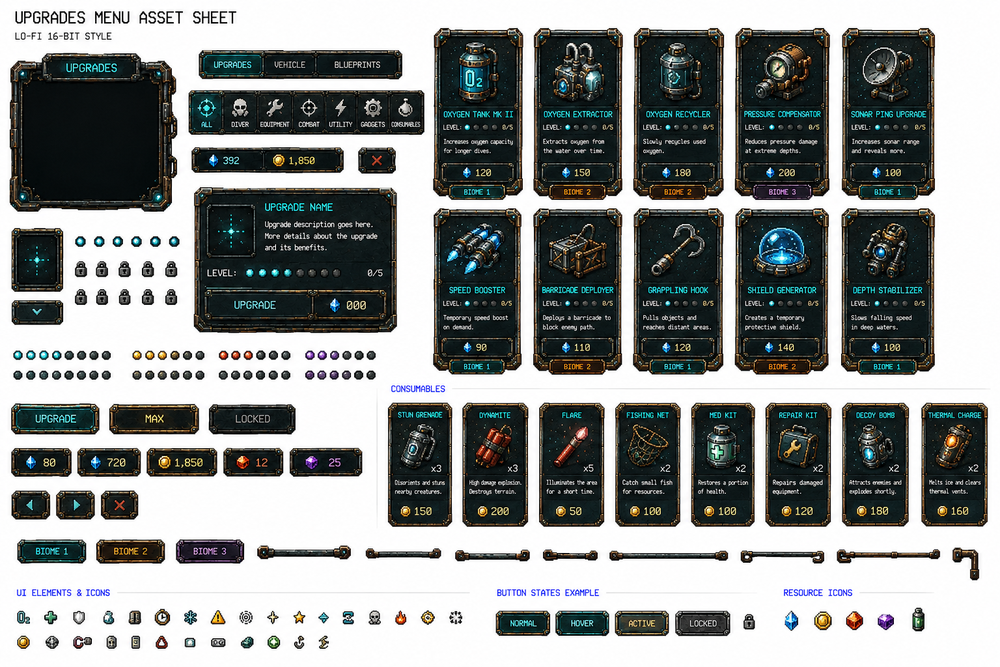
#> input picture assets/bargeshopassets.png, 1000 x 667 px, shrunk from 1536 x 1024 before the run
$ python prepare_magenta_assets.py ../assets/bargeshopassets.png
#> lines starting #> are read from the running program, lines starting #| are printed output that depends on the picture
#!/usr/bin/env python3
"""Create magenta-keyed source-sheet copies for cleaner sprite cropping.

The script only replaces background pixels connected to the sheet border. That
keeps white eyes, highlights, black outlines, and dark interior shadows intact
while turning the removable matte into a pure #ff00ff chroma key.
"""

from __future__ import annotations

import argparse
from collections import Counter, deque
from pathlib import Path
from statistics import median
from typing import Iterable

from PIL import Image


MAGENTA = (255, 0, 255, 255)

DEFAULT_SHEETS = [
    "assets/diverassetswhite.png",
    "assets/shallowfaunawhite.png",
    "assets/deepfaunawhite.png",
    "assets/abyssfaunawhite.png",
    "assets/bargeassetswhite.png",
    "assets/bargeshopassets.png",
    "assets/inventorycargouiassets.png",
    "assets/npcdialogueassets.png",
]


def border_points(width: int, height: int) -> Iterable[tuple[int, int]]:
    for x in range(width):
        yield x, 0
        yield x, height - 1
    for y in range(1, height - 1):
        yield 0, y
        yield width - 1, y


def border_background_color(image: Image.Image) -> tuple[int, int, int]:
    width, height = image.size
    pixels = image.load()
    border = [pixels[x, y][:3] for x, y in border_points(width, height)]

    # Quantize before counting because generated sheets have 252-255 style noise.
    quantized = Counter(tuple(round(channel / 8) * 8 for channel in color) for color in border)
    common = quantized.most_common(10)
    if common:
        dominant = common[0][0]
        close = [color for color in border if color_distance(color, dominant) <= 18]
        if len(close) >= max(24, len(border) // 12):
            return tuple(int(median(channel)) for channel in zip(*close))

    return tuple(int(median(channel)) for channel in zip(*border))


def color_distance(a: tuple[int, int, int], b: tuple[int, int, int]) -> float:
    return sum((a[i] - b[i]) ** 2 for i in range(3)) ** 0.5


def likely_flat_background(color: tuple[int, int, int]) -> bool:
    spread = max(color) - min(color)
    luminance = sum(color) / 3
    return spread <= 36 and (luminance >= 180 or luminance <= 52)


def matte_tolerance(color: tuple[int, int, int], requested: int | None) -> int:
    if requested is not None:
        return requested
    luminance = sum(color) / 3
    return 54 if luminance >= 180 else 34


def create_magenta_copy(source: Path, destination: Path, tolerance: int | None, force: bool) -> tuple[int, int]:
    image = Image.open(source).convert("RGBA")
    width, height = image.size
    pixels = image.load()
    background = border_background_color(image)
    if not force and not likely_flat_background(background):
        raise ValueError(f"border color {background} does not look like a removable matte")

    threshold = matte_tolerance(background, tolerance)
    visited = bytearray(width * height)
    queue: deque[tuple[int, int]] = deque()

    def idx(x: int, y: int) -> int:
        return y * width + x

    def matches_background(x: int, y: int) -> bool:
        r, g, b, a = pixels[x, y]
        if a < 8:
            return True
        return color_distance((r, g, b), background) <= threshold

    for x, y in border_points(width, height):
        i = idx(x, y)
        if not visited[i] and matches_background(x, y):
            visited[i] = 1
            queue.append((x, y))

    keyed = 0
    while queue:
        x, y = queue.popleft()
        pixels[x, y] = MAGENTA
        keyed += 1
        for nx, ny in ((x + 1, y), (x - 1, y), (x, y + 1), (x, y - 1)):
            if nx < 0 or ny < 0 or nx >= width or ny >= height:
                continue
            i = idx(nx, ny)
            if visited[i] or not matches_background(nx, ny):
                continue
            visited[i] = 1
            queue.append((nx, ny))

    destination.parent.mkdir(parents=True, exist_ok=True)
    image.save(destination)
    return keyed, threshold


def parse_args() -> argparse.Namespace:
    parser = argparse.ArgumentParser(description=__doc__)
    parser.add_argument("sources", nargs="*", help="PNG source sheets to convert. Defaults to current white/UI sheets.")
    parser.add_argument("--out-dir", default="assets/magenta", help="Directory for magenta-keyed copies.")
    parser.add_argument("--tolerance", type=int, default=None, help="Override matte color tolerance.")
    parser.add_argument("--force", action="store_true", help="Convert even if the border does not look neutral.")
    parser.add_argument("--overwrite", action="store_true", help="Overwrite source files in place. Use only after reviewing copies.")
    return parser.parse_args()


def main() -> int:
    args = parse_args()
    sources = [Path(path) for path in (args.sources or DEFAULT_SHEETS)]
    out_dir = Path(args.out_dir)
    failures = 0

    for source in sources:
        if not source.exists():
            print(f"skip missing {source}")
            failures += 1
            continue
        destination = source if args.overwrite else out_dir / f"{source.stem}-magenta{source.suffix}"
        try:
            keyed, threshold = create_magenta_copy(source, destination, args.tolerance, args.force)
#> in border_background_color, `border = [pixels[x, y][:3] for x, y in border_points(width, height)]`: border = 3330 items, first 6: (253, 253, 253), (254, 254, 254), (254, 254, 253), (255, 255, 255), (254, 254, 253), (255, 254, 255)
#> in border_background_color, `quantized = Counter(tuple(round(channel / 8) * 8 for channel in color)..`: quantized = {(256, 256, 256): 3330}
#> in border_background_color, `common = quantized.most_common(10)`: common = [((256, 256, 256), 3330)]
#> in border_background_color, `dominant = common[0][0]`: dominant = (256, 256, 256)
#> in border_background_color, `close = [color for color in border if color_distance(color, dominant) ..`: close has the same summary as border
#> in create_magenta_copy, `background = border_background_color(image)`: background = (254, 254, 254)
#> in likely_flat_background, `spread = max(color) - min(color)`: spread = 0
#> in likely_flat_background, `luminance = sum(color) / 3`: luminance = 254
#> in create_magenta_copy, `threshold = matte_tolerance(background, tolerance)`: threshold = 54
#> the loop in create_magenta_copy, `for x, y in border_points(width, height):` made 3330 passes
#> the loop in create_magenta_copy, `while queue:` made 317612 passes
#> (x, y) on passes 4 to 6: (1, 666), (2, 0), (2, 666)
#> in create_magenta_copy, `image.save(destination)`:
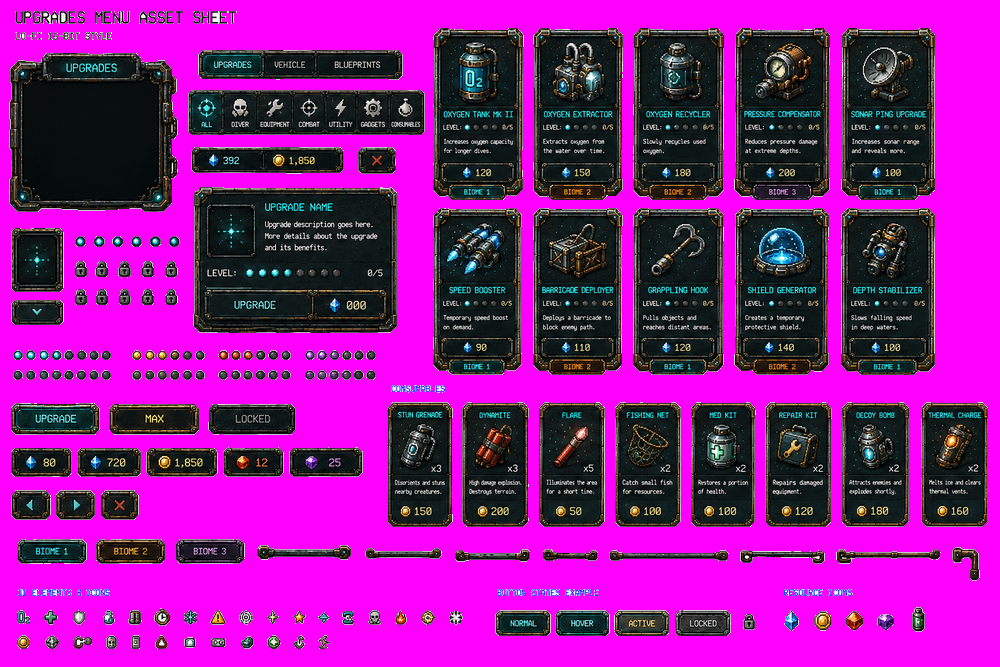
#> saved as bargeshopassets-magenta.png: PIL image 1000x667 RGBA; mean R, G, B, A 143.7, 25.6, 145.7, 255
        except Exception as exc:
            print(f"skip {source}: {exc}")
            failures += 1
            continue
        print(f"{source} -> {destination} ({keyed:,} pixels keyed, tolerance {threshold})")
#| ../assets/bargeshopassets.png -> assets/magenta/bargeshopassets-magenta.png (317,612 pixels keyed, tolerance 54)

    return 1 if failures else 0


if __name__ == "__main__":
    raise SystemExit(main())
#> (the program exits here)

$ run again, with assets/ChatGPT Image May 15, 2026, 11_10_22 PM.png copied over assets/bargeshopassets.png
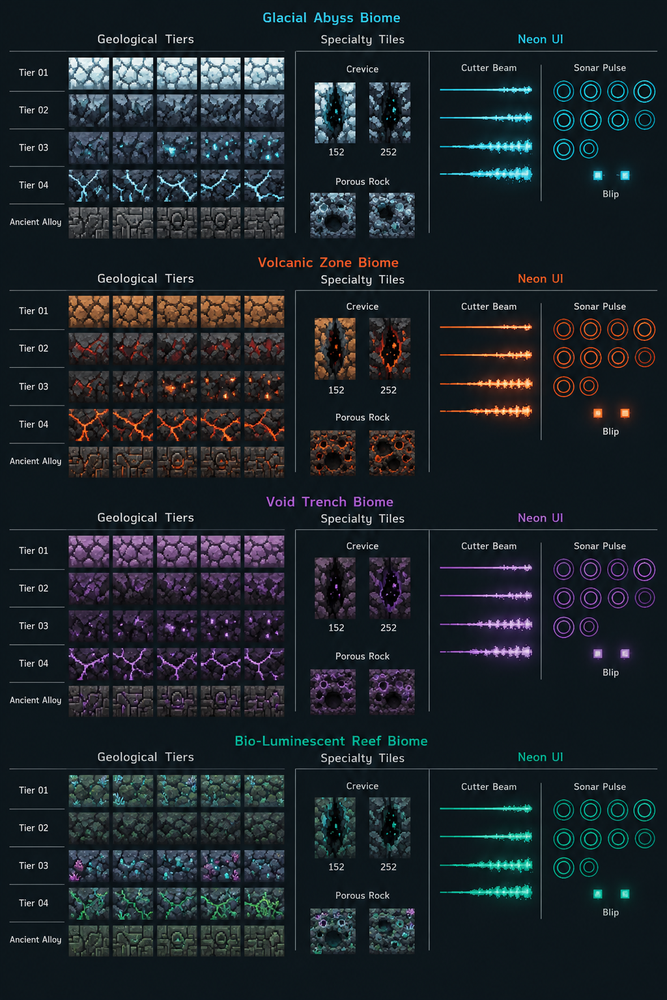
#> input picture assets/ChatGPT Image May 15, 2026, 11_10_22 PM.png, 667 x 1000 px, shrunk from 1024 x 1536 before the run
#> border = 3330 items, first 6: (13, 23, 28), (14, 23, 29), (12, 22, 28), (13, 22, 28), (12, 21, 27), (12, 22, 28)
#> quantized = {(16, 24, 32): 1400, (16, 24, 24): 1645, (8, 24, 24): 276, (8, 24, 32): 6, (8, 16, 24): 3}
#> common = [((16, 24, 24), 1645), ((16, 24, 32), 1400), ((8, 24, 24), 276), ((8, 24, 32), 6), ((8, 16, 24), 3)]
#> dominant = (16, 24, 24)
#> close has the same summary as border
#> background = (12, 22, 27)
#> spread = 15
#> in likely_flat_background, `luminance = sum(color) / 3`: luminance = 20.33
#> threshold = 34
#> the loop in create_magenta_copy, `for x, y in border_points(width, height):` made 3330 passes
#> the loop in create_magenta_copy, `while queue:` made 492340 passes
#> (x, y) on passes 4 to 6: (1, 999), (2, 0), (2, 999)
#> in create_magenta_copy, `image.save(destination)`:
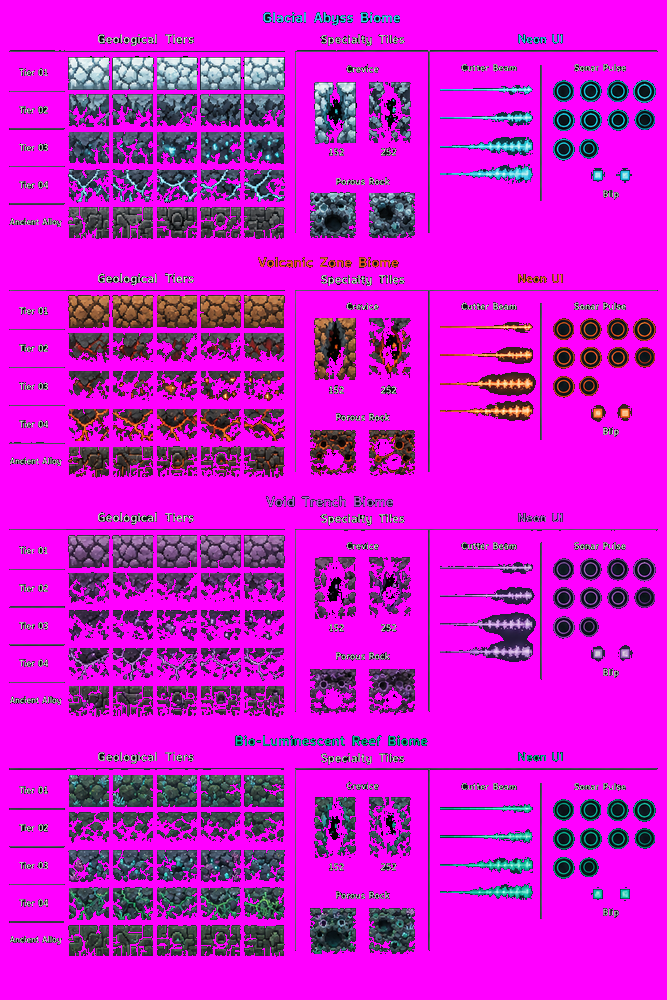
#> saved as bargeshopassets-magenta.png: PIL image 667x1000 RGBA; mean R, G, B, A 207.2, 20.2, 210.1, 255
#| ../assets/bargeshopassets.png -> assets/magenta/bargeshopassets-magenta.png (492,340 pixels keyed, tolerance 34)
